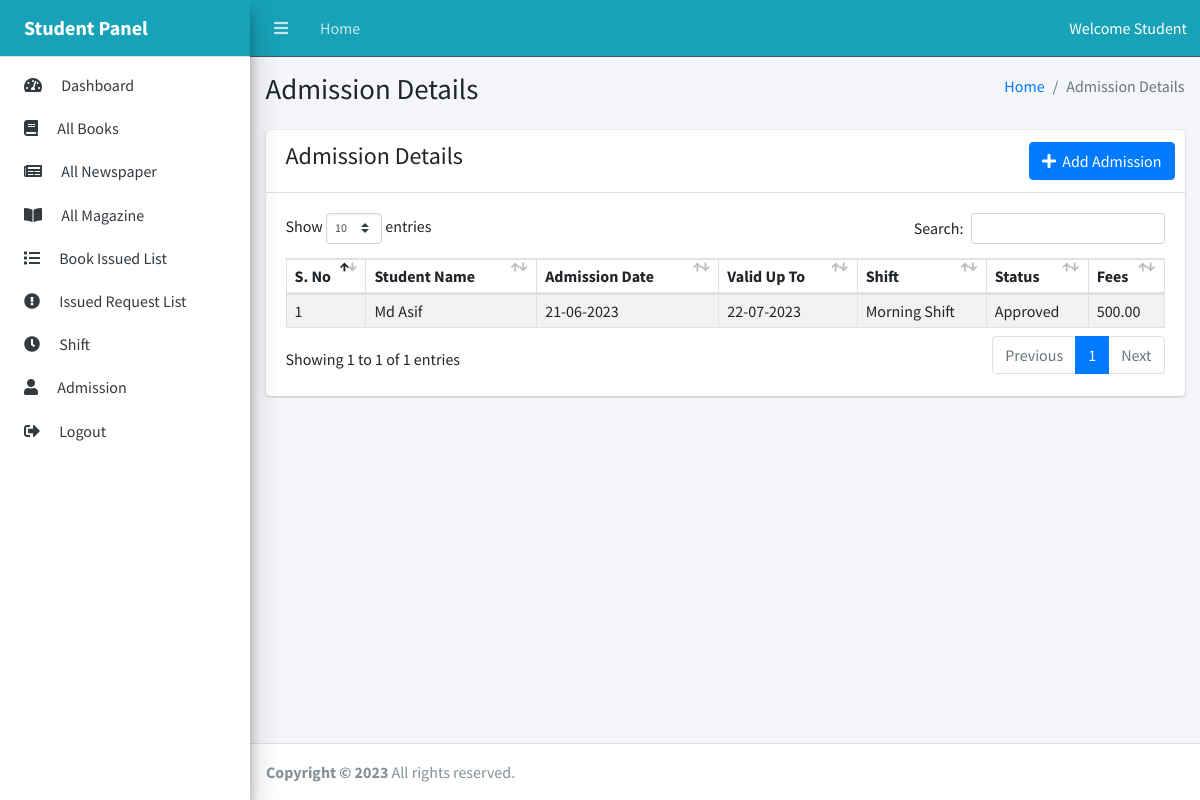
Screenshot of /student/admission.php (signed in) with the database file from the repository.
### tables this page shows
CREATE TABLE `admission` (
  `admission_id` int(11) NOT NULL,
  `student_id` int(11) DEFAULT NULL,
  `status` varchar(50) DEFAULT NULL,
  `fees` decimal(10,2) DEFAULT NULL,
  `bill_generated` tinyint(1) DEFAULT NULL,
  `shift_id` int(11) DEFAULT NULL,
  `created_at` timestamp NOT NULL DEFAULT current_timestamp(),
  `updated_at` timestamp NOT NULL DEFAULT current_timestamp() ON UPDATE current_timestamp(),
  `valid_date` date DEFAULT NULL
);

CREATE TABLE `students` (
  `student_id` int(11) NOT NULL,
  `first_name` varchar(50) NOT NULL,
  `last_name` varchar(50) NOT NULL,
  `email` varchar(50) NOT NULL,
  `phone` varchar(20) NOT NULL,
  `address` varchar(100) NOT NULL,
  `imageurl` varchar(255) NOT NULL
);

CREATE TABLE `shifts` (
  `shift_id` int(11) NOT NULL,
  `name` varchar(50) NOT NULL,
  `start_time` time NOT NULL,
  `end_time` time NOT NULL
);

### student/admission.php (the view, shortened to what this page needs)
<?php
include_once("../connection.php");
$stdid = $_SESSION['student123'];
$sql = "SELECT * FROM students WHERE student_id = '$stdid'";
$result = mysqli_query($conn, $sql);
if ($result) {
    $student = mysqli_fetch_assoc($result);
} else {
    echo "Error: " . mysqli_error($conn);
}
$sql = "SELECT ad.*, sf.name FROM admission ad JOIN shifts sf ON ad.shift_id = sf.shift_id WHERE ad.student_id = '$stdid'";
$result = mysqli_query($conn, $sql);
if ($result) {
    $admission = mysqli_fetch_all($result, MYSQLI_ASSOC);
} else {
    echo "Error: " . mysqli_error($conn);
}
?>
<!DOCTYPE html>
<html lang="en">
<?php include_once("includes/head.php"); ?>
<body class="sidebar-mini layout-navbar-fixed layout-fixed">
    <div class="wrapper">
        <?php include_once("includes/header.php"); ?>
        <?php include_once("includes/sidebar.php"); ?>
        <div class="content-wrapper">
            <div class="content-header">
                <div class="container-fluid">
                    <div class="row mb-2">
                        <div class="col-sm-6">
                            <h1 class="m-0">Admission Details</h1>
                        </div>
                        <div class="col-sm-6">
                            <ol class="breadcrumb float-sm-right">
                                <li class="breadcrumb-item"><a href="/">Home</a></li>
                                <li class="breadcrumb-item active">Admission Details</li>
                            </ol>
                        </div>
                    </div>
                </div>
            </div>
            <div class="content">
                <div class="container-fluid">
                    <div class="row">
                        <div class="col-12">
                            <div class="card">
                                <div class="card-header d-flex">
                                    <h4>Admission Details</h4>
                                    <div class="card-tools ml-auto">
                                        <button class="btn btn-primary" data-toggle="modal" data-target="#modal-admission">
                                            <span class="fas fa-plus"></span>&nbsp;&nbsp;Add Admission
                                        </button>
                                    </div>
                                </div>
                                <div class="card-body">
                                    <table id="example1" class="table table-striped table-hover table-bordered" style="width:100%">
                                        <thead>
                                            <th>S. No</th>
                                            <th>Student Name</th>
                                            <th>Admission Date</th>
                                            <th>Valid Up To</th>
                                            <th>Shift</th>
                                            <th>Status</th>
                                            <th>Fees</th>
                                        </thead>
                                        <tbody>
                                            <?php foreach ($admission as $i => $adm) { ?>
                                                <tr>
                                                    <td><?= $i + 1 ?></td>
                                                    <td><?= $student['first_name'] . ' ' . $student['last_name'] ?></td>
                                                    <td><?= date('d-m-Y', strtotime($adm['created_at'])) ?></td>
                                                    <td><?= ($adm['valid_date'] !== null) ? date('d-m-Y', strtotime($adm['valid_date'])) : 'Pending' ?></td>
                                                    <td><?= $adm['name'] ?></td>
                                                    <td><?= $adm['status'] ?></td>
                                                    <td><?= $adm['fees'] ?></td>
                                                </tr>
                                            <?php }
                                            ?>
                                        </tbody>
                                    </table>
                                </div>
                            </div>
                        </div>
                    </div>
                </div>
            </div>
        </div>
        <?php include_once("includes/footer.php"); ?>
    </div>
</body>
</html>

### rows the page displays
admission: student.first_name "Md", student.last_name "Asif", created_at "21-06-2023", valid_date "22-07-2023", shift.name "Morning Shift", status "Approved", fees "500.00"
